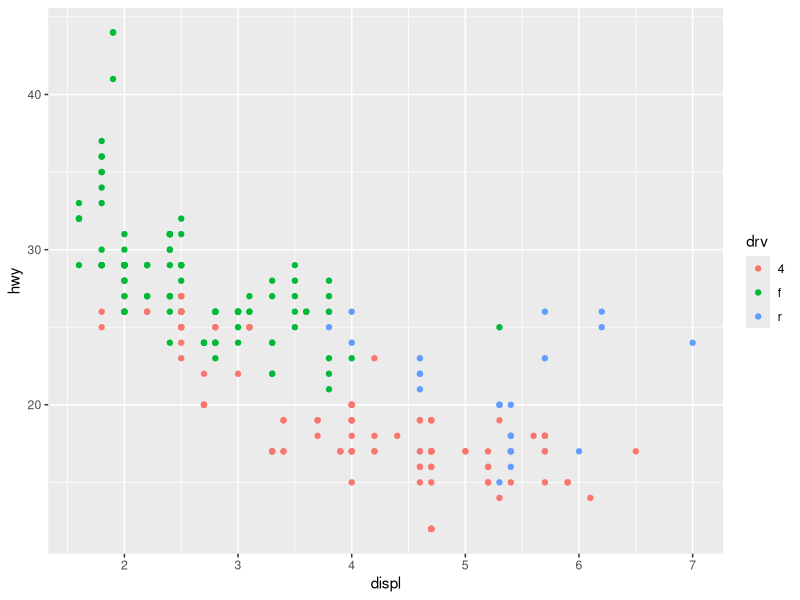
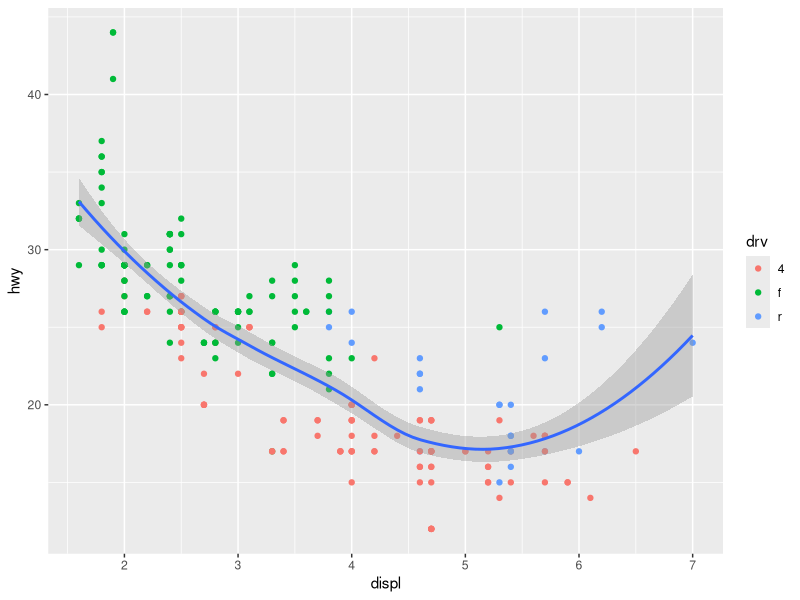
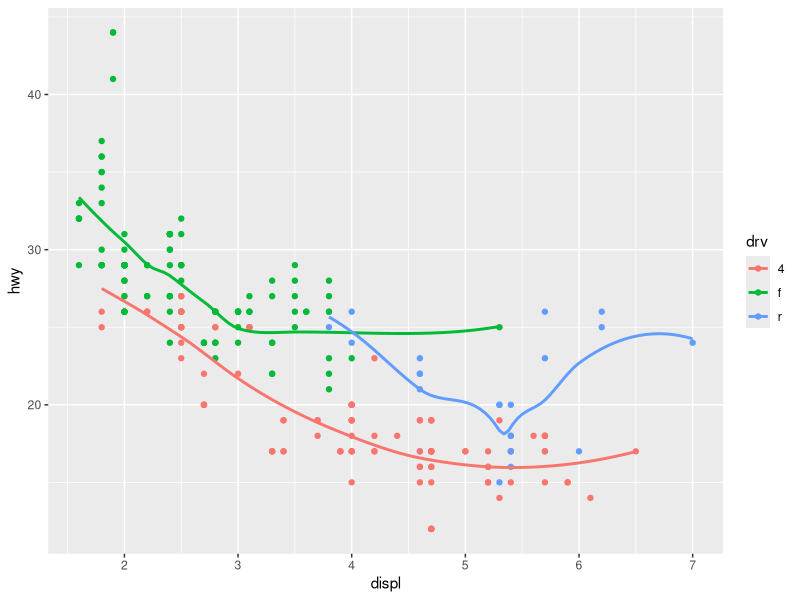
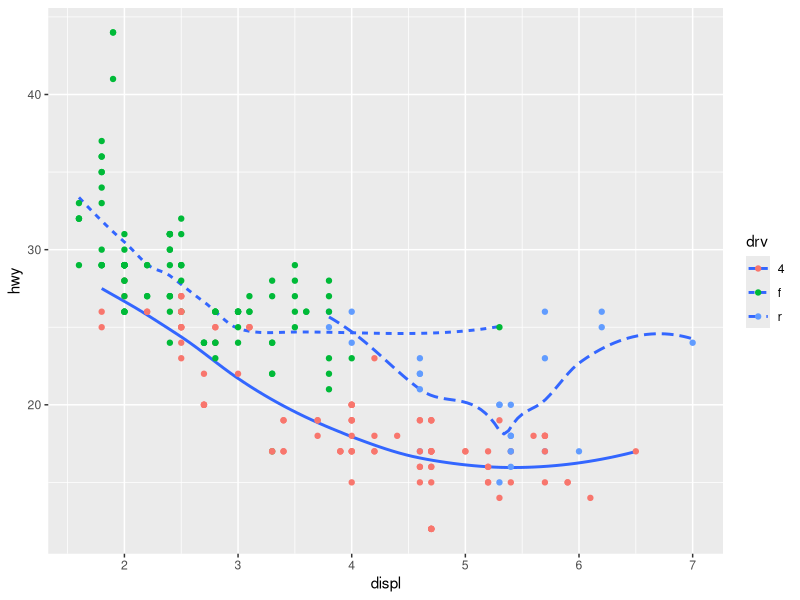

Reproduce these figures in R, in order.
## ---- chunk 1
library( knitr )
knitr::opts_chunk$set(echo = TRUE, message = FALSE, error = FALSE, warning = FALSE)
## ---- chunk 2
library(ggplot2)
head( mpg )
## ---- chunk 3
ggplot( data = mpg, aes( x = displ, y = hwy ) ) +
    geom_point( aes( colour = drv ) ) 
## ---- chunk 4
ggplot( data = mpg, aes( x = displ, y = hwy ) ) +
    geom_point( aes( colour = drv ) ) + stat_smooth()
## ---- chunk 5
ggplot( data = mpg, aes( x = displ, y = hwy ) ) +
    geom_point( aes( colour = drv ) ) + geom_smooth( aes(color = drv), se=FALSE)
## ---- chunk 6
ggplot( data = mpg, aes( x = displ, y = hwy ) ) + geom_smooth( aes(linetype = drv), se=FALSE) +
    geom_point( aes( colour = drv ) ) 
## ---- chunk 7
sessionInfo()
